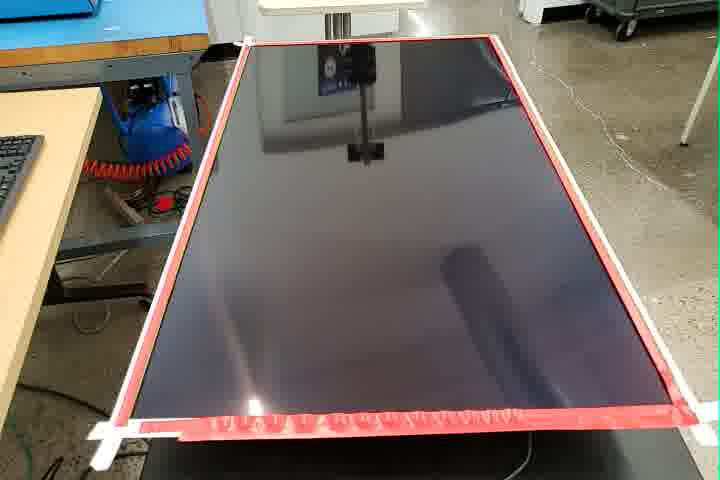
#> input picture images/testing_images/camera1/img026.jpg, 720 x 480 px, given in place of camera2.jpg, which was not available
$ python output_test_points.py
#> lines starting #> are read from the running program, lines starting #| are printed output that depends on the picture; after the words box and inside, x2 and y2 are one past the last pixel; in counts of white or black regions, pixels touching at a corner belong together; pictures that were not available may be replaced by others from this repository, and a replacement may not be noted
### process_image_line_detection.py
import cv2
import time
from process_image_library import *
import globals
import glob
import os
import traceback

# [79 lines left out: function ProcessImages, not called in this run]
            # print("error")

def ProcessTestImages(thread_num=0, index=0, directory="null", camera_num="null"):

    # Load image
    # image = cv2.imread('200_test_with_arm_and_pointer.jpg')
    # image = cv2.imread(f'./images/{directory}/camera{camera_num}.jpg')
#> called with thread_num = 0, index = 0, directory = 'test_top_right/camera2', camera_num = 2
    image = cv2.imread(f'./images/{directory}.jpg')
#> image is the input picture: shape (480, 720, 3); mean B, G, R 100.1, 107.9, 116.9
    cv2.imshow("Original", image)

    # image = cv2.imread('./images/testing_images/{}/img.jpg'.format(name))
    # image = cv2.imread(latest_file)
    image_copy = image.copy()

    ### DELETE EVERYTHING THAT'S NOT RED IN ORIGINAL IMAGE AND CONVERT TO BLACK/WHITE
    only_red_binary = RedMaskAndBinary(image_copy)
    cv2.imshow("Only Red Binary", only_red_binary)

    #### GET AVERAGE LINE ON ALL FOUR SIDES ####
    lines = GetAverageLines(only_red_binary)

    #### CALCULATE INTERSECTIONS OF LINES #####
    intersections = GetIntersections(lines)
    # print("Intersections: ", intersections)

    #### SHOW WHAT COMPUTER SEES ####
    canvas = DrawOnCanvas(intersections, lines)
    cv2.imshow("Computer Vision", canvas)

    ### FIND LARGEST CONTOUR (SHOULD BE TV OUTLINE) USED FOR DETERMINING IF DOTS ARE ON SCREEN OR OFF SCREEN
    contour = GetLargestContour(canvas)
    scaled_contour = ScaleContour(contour, 0.95)
    contour_image = cv2.drawContours(image, [scaled_contour], -1, (255, 0, 0), 2)
    cv2.imshow("Contour", contour_image)

    ### APPROXIMATE CONVEX HULL FROM BROKEN QUADRILATERAL CONTOUR
    # points = np.array([intersections[0][0], intersections[1][0], intersections[2][0], intersections[3][0]])
    # print(points)

    ### DETECT ALL WHITE DOTS IN IMAGE
    all_dots = DotDetector(only_red_binary)

    ### GET ONLY POINTS THAT ARE INSIDE SCREEN CONTOUR (CENTER OF DOTS SPECIFICALLY)
    points_on_screen = GetPointsInsideContour(all_dots, scaled_contour)

    print(len(points_on_screen))

    VisualizePointsOnScreen(points_on_screen, canvas.copy())
    cv2.waitKey(0)
    cv2.destroyAllWindows()

    ### TRANSFORM QUADRILATERAL PLANE TO RECTANGLE (TV) AND USE TRANSFORM ON POINTS
    transformed_point = TransformToRectangle(intersections, points_on_screen)[0]

    ### PERCENTAGE CONVERSION OF TRANSFORMED POINT ###
    x = round((transformed_point[0] / 9) * 100, 2)
    y = round((transformed_point[1] / 16) * 100, 2)

    ### FLIP PERCENTAGE FOR CAMERA 2 BECAUSE OF REVERSED P.0.V
    if camera_num == 2:
        x = 100 - x
        y = 100 - y

    # print(f'Camera{camera_num} coordinates: {y}, {x}\n')

    x = str(x)
    y = str(y)

    globals.points_from_cameras[camera_num-1][0] = y
    globals.points_from_cameras[camera_num-1][1] = x

    print("globals.points_from_cameras[camera_num-1][0]: ", globals.points_from_cameras[camera_num-1][0])
    print("globals.points_from_cameras[camera_num-1][1]: ", globals.points_from_cameras[camera_num-1][1])

    # [12 lines of commented-out code are left out]

# [2 lines that do not run on import are left out]

### process_image_library.py
import cv2
import numpy as np
import math
from skimage.transform import ProjectiveTransform
import matplotlib.pyplot as plt
from scipy.spatial import ConvexHull
import globals

def RedMaskAndBinary(image):
    ### TARGET RED BORDER OF TV ####
    image_copy = image.copy()
    image = cv2.cvtColor(image, cv2.COLOR_BGR2HSV)
#> image: shape (480, 720, 3); mean H, S, V 59.4, 61.3, 122.9

    # lower boundary RED color range values; Hue (0 - 10)
    lower1 = np.array([0, 100, 20])
    upper1 = np.array([5, 255, 255])

    # upper boundary RED color range values; Hue (160 - 180)
    lower2 = np.array([160,100,20])
    upper2 = np.array([179,255,255])

    lower_mask = cv2.inRange(image, lower1, upper1)
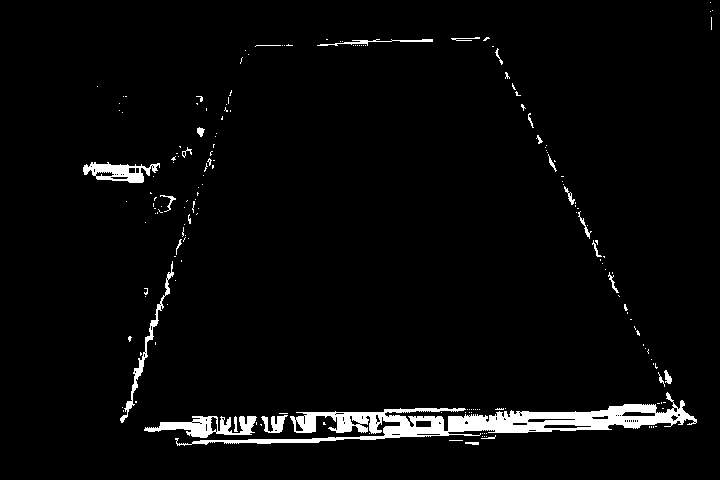
#> lower_mask: shape (480, 720); 3.5% white; 182 white regions (157 under 20 px), largest, box (x1, y1, x2, y2) and area: (175, 392, 697, 446) 7440, (144, 416, 257, 438) 1172, (83, 162, 160, 183) 847
    upper_mask = cv2.inRange(image, lower2, upper2)
#> upper_mask: shape (480, 720); 1.3% white; 121 white regions (76 under 20 px), largest, box (x1, y1, x2, y2) and area: (462, 404, 624, 416) 641, (142, 144, 191, 172) 349, (624, 309, 671, 394) 314

    full_mask = lower_mask + upper_mask
#> full_mask: shape (480, 720); 4.8% white; 95 white regions (81 under 20 px), largest, box (x1, y1, x2, y2) and area: (175, 37, 697, 446) 11827, (144, 416, 257, 438) 1376, (83, 144, 192, 183) 1324

    # Apply mask to image copy to get rid of anything not red
    only_red = cv2.bitwise_and(image_copy, image_copy, mask=full_mask)

    # Grayscale to make line/dot detection easier
    only_red_grayscale = cv2.cvtColor(only_red, cv2.COLOR_BGR2GRAY)

    # Convert grayscale to binary black/white
    only_red_binary = cv2.threshold(only_red_grayscale, 0, 255, cv2.THRESH_BINARY + cv2.THRESH_OTSU)[1]
#> only_red_binary: shape (480, 720); 3.4% white; 177 white regions (161 under 20 px), largest, box (x1, y1, x2, y2) and area: (261, 394, 697, 436) 8526, (144, 416, 257, 438) 1375, (116, 261, 174, 426) 787

    return only_red_binary


def GetLargestContour(image):
    ## DETECT CONTOURS
    contours, hierarchy= cv2.findContours(image, cv2.RETR_LIST, cv2.CHAIN_APPROX_SIMPLE)

    ## FIND LARGEST CONTOUR (SHOULD BE TV OUTLINE)
    sorted_contours= sorted(contours, key=cv2.contourArea, reverse=True)
    largest_contour = sorted_contours[0]
    return largest_contour

def ScaleContour(cnt, scale):
    M = cv2.moments(cnt)
    cx = int(M['m10']/M['m00'])
    cy = int(M['m01']/M['m00'])

    cnt_norm = cnt - [cx, cy]
    cnt_scaled = cnt_norm * scale
    cnt_scaled = cnt_scaled + [cx, cy*0.99]
    cnt_scaled = cnt_scaled.astype(np.int32)

    return cnt_scaled


def DotDetector(image):

    blur = cv2.GaussianBlur(image,(9,9), cv2.BORDER_DEFAULT)
    # cv2.imshow("Blur", blur)

    # retval, threshold = cv2.threshold(blur, 200, 255, cv2.THRESH_BINARY_INV)

    # Create detector with parameters for white dots
    params = cv2.SimpleBlobDetector_Params()

    params.filterByColor = True
    params.blobColor = 255

    # # Filter by Area.
    params.filterByArea = True
    params.minArea = 60
    params.maxArea = 10000

    # # Filter by Circularity
    params.filterByCircularity = True
    params.minCircularity = 0.7

    # # # Filter by Convexity
    params.filterByConvexity = False
    params.minConvexity = 0

    # # Filter by Inertia
    params.filterByInertia = False
    params.minInertiaRatio = 0

    detector = cv2.SimpleBlobDetector_create(params)

    # Detect blobs.
    keypoints = detector.detect(blur)

    blobs = cv2.drawKeypoints(blur, keypoints, image, (0, 0, 255),cv2.DRAW_MATCHES_FLAGS_DRAW_RICH_KEYPOINTS)

    cv2.imshow("Blobs", blobs)

    return keypoints


# [115 lines left out: functions GetPointsInsideContour, GetCornersOfContour, TransformToRectangle, TransformToRectangle_Contour, ShowTransform, VisualizeContourCorners, not called in this run]
    # cv2.imshow('Corners', image)

def VisualizePointsOnScreen(points_on_screen, image):
    for point in points_on_screen:
        image = cv2.circle(image, (point[0], point[1]), radius=5, color=(255, 0, 0), thickness=-1)
    # cv2.imshow("Points on screen", image)


def VisualizeConvexHull(hull, image):
    cv2.drawContours(image, [hull], 0, (255,0,0), 3)
    cv2.imshow("Convex Hull", image)

def intersection(line1, line2):
    """Finds the intersection of two lines given in Hesse normal form.

    Returns closest integer pixel locations.
    See https://stackoverflow.com/a/383527/5087436
    """

    rho1, theta1 = line1[0]
    rho2, theta2 = line2[0]
    A = np.array([
        [np.cos(theta1), np.sin(theta1)],
        [np.cos(theta2), np.sin(theta2)]
    ])
    b = np.array([[rho1], [rho2]])
    x0, y0 = np.linalg.solve(A, b)
    x0, y0 = int(np.round(x0)), int(np.round(y0))
    return [[x0, y0]]

def segmented_intersections(lines):
    """Finds the intersections between groups of lines."""

    intersections = []
    for k, x in enumerate(lines):
        for y in lines[k+1:]:
            intersections.append(intersection(x, y))

    return intersections

def GetAverageLines(image):
    ### GET LINES FROM IMAGE ###
    edges = cv2.Canny(image, 100, 100)
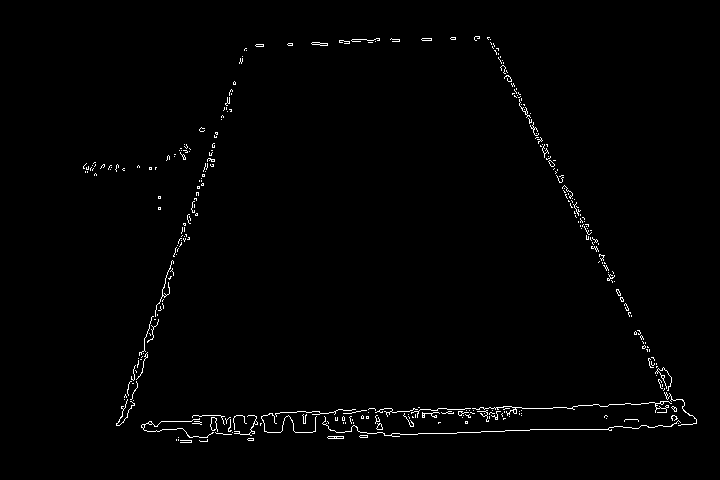
#> edges: shape (480, 720); 1.1% white in thin lines or dots, all inside (x1, y1, x2, y2) = (83, 36, 697, 443)
    # lines = cv2.HoughLines(edges, 1.5, np.pi / 180, 150, None, 0, 0)
    lines = cv2.HoughLines(edges, 1, np.pi / 180, 50, None, 0, 0)
#> lines = 97 rows, first 8: [448, 1.54], [425, 1.54], [-419, 2.67], [247, 0.332], [435, 1.52], [419, 1.55], [439, 1.55], [417, 1.55]

    ### DRAW ALL LINES ON BLACK CANVAS ####
    canvas =  np.zeros((480, 720, 3), dtype=np.uint8)

    for line in lines:
        rho_l, theta_l = line[0]
        a_l = math.cos(theta_l)
        b_l = math.sin(theta_l)
        x0_l = a_l * rho_l
        y0_l = b_l * rho_l
        pt1_l = (int(x0_l + 1000*(-b_l)), int(y0_l + 1000*(a_l)))
        pt2_l = (int(x0_l - 1000*(-b_l)), int(y0_l - 1000*(a_l)))
        cv2.line(canvas, pt1_l, pt2_l, (255,255,255), 1, cv2.LINE_AA)
#> this loop made 97 passes
#> (rho_l, theta_l, a_l, b_l, x0_l, y0_l, pt1_l, pt2_l) on passes 1 to 6: (448, 1.54, 0.0349, 0.999, 15.63, 447.7, (-983, 482), (1015, 412)), (425, 1.54, 0.0349, 0.999, 14.83, 424.7, (-984, 459), (1014, 389)), (-419, 2.67, -0.891, 0.454, 373.3, -190.2, (-80, -1081), (827, 700)), (247, 0.332, 0.946, 0.326, 233.5, 80.42, (-92, 1025), (559, -865)), (435, 1.52, 0.0523, 0.999, 22.77, 434.4, (-975, 486), (1021, 382)), (419, 1.55, 0.0175, 1, 7.31, 418.9, (-992, 436), (1007, 401))
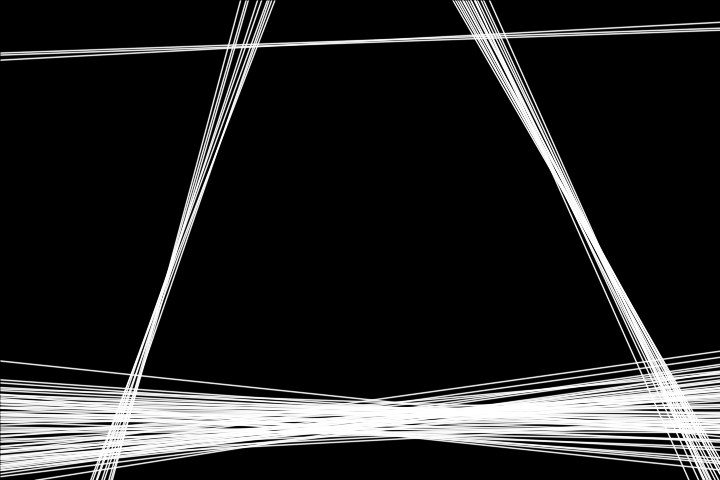
#> canvas: shape (480, 720, 3); min 0, max 255, mean 37.1

    canvas = cv2.cvtColor(canvas, cv2.COLOR_BGR2GRAY)
#> canvas: shape (480, 720)
    cv2.imshow("All lines", canvas)
    # cv2.waitKey(0)

    #### Categorize lines by sides ####
    lineCollections = CategorizeLines(lines)
#> the loop in CategorizeLines, `for line in lines:` made 97 passes
#> after the loop in CategorizeLines, `for line in lines:`: bottom_lines = 68 items, first 6: [[448, 1.54]], [[425, 1.54]], [[435, 1.52]], [[419, 1.55]], [[439, 1.55]], [[417, 1.55]]; left_lines = [[[247, 0.332]], [[244, 0.314]], [[251, 0.349]], [[232, 0.262]], [[238, 0.279]], [[255, 0.349]], [[236, 0.279]], [[256, 0.367]], [[254, 0.332]]]; right_lines = [[[-419, 2.67]], [[-409, 2.65]], [[-426, 2.69]], [[-423, 2.69]], [[-415, 2.67]], [[-436, 2.71]], [[-429, 2.69]], [[-413, 2.65]], [[-430, 2.71]], [[-404, 2.64]], [[-400, 2.64]], [[-402, 2.64]], [[-438, 2.71]], [[-434, 2.72]], [[-392, 2.62]], [[-447, 2.72]], [[-394, 2.62]]]; top_lines = [[[53, 1.54]], [[55, 1.54]], [[60, 1.52]]]
#> lineCollections = 4 items

    #### GET AVERAGE LINE ON ALL FOUR SIDES ####
    final_four_lines = []
    for lineCollection in lineCollections:
        final_four_lines.append(np.mean(lineCollection, axis=0))
#> this loop made 4 passes
#> lineCollection on pass 3: [[[53, 1.54]], [[55, 1.54]], [[60, 1.52]]]
#> after the loop, final_four_lines = [[[245.9, 0.318]], [[-418.3, 2.67]], [[56, 1.53]], [[428.2, 1.54]]]

    ### DRAW AVERAGE LINES ON BLACK CANVAS ####
    canvas =  np.zeros((480, 720, 3), dtype=np.uint8)
#> canvas: shape (480, 720, 3); every value is 0

    for line in final_four_lines:
        rho_l, theta_l = line[0]
        a_l = math.cos(theta_l)
        b_l = math.sin(theta_l)
        x0_l = a_l * rho_l
        y0_l = b_l * rho_l
        pt1_l = (int(x0_l + 1000*(-b_l)), int(y0_l + 1000*(a_l)))
        pt2_l = (int(x0_l - 1000*(-b_l)), int(y0_l - 1000*(a_l)))
        cv2.line(canvas, pt1_l, pt2_l, (255,255,255), 1, cv2.LINE_AA)
#> this loop made 4 passes
#> (rho_l, theta_l, a_l, b_l, x0_l, y0_l, pt1_l, pt2_l) on passes 1 to 2: (245.9, 0.318, 0.95, 0.313, 233.6, 76.89, (-79, 1026), (546, -872)), (-418.3, 2.67, -0.891, 0.453, 372.9, -189.5, (-80, -1080), (825, 701))
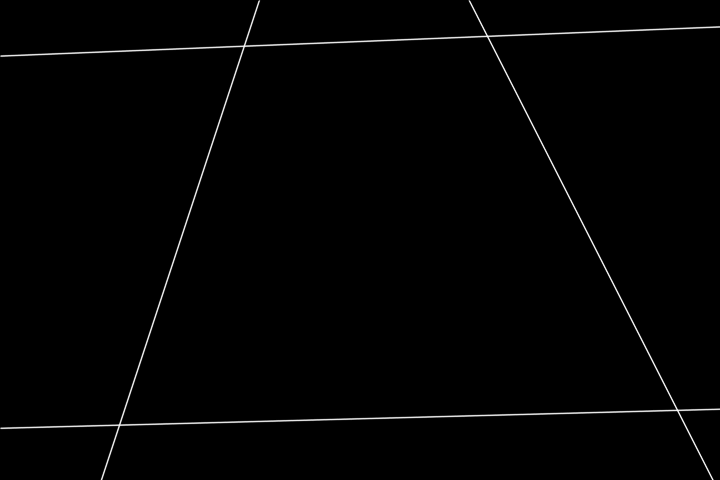
#> canvas: shape (480, 720, 3); min 0, max 254, mean 2.5

    canvas = cv2.cvtColor(canvas, cv2.COLOR_BGR2GRAY)
#> canvas: shape (480, 720)
    cv2.imshow("Final four lines", canvas)
    # cv2.waitKey(0)

    return final_four_lines

def CategorizeLines(lines):
    #### Categorize lines by sides ####
    left_lines = []
    right_lines = []
    top_lines = []
    bottom_lines = []

    for line in lines:
        rho_l, theta_l = line[0]

        if (0 <= theta_l <= 1):
            left_lines.append(line)
        elif (2 <= theta_l <= 3):
            right_lines.append(line)
        elif (rho_l > 300):
            bottom_lines.append(line)
        elif (rho_l < 100):
            top_lines.append(line)

    #### Put line lists into a single array to make the following for loop easier ####
    lineCollections = []
    lineCollections.append(left_lines)
    lineCollections.append(right_lines)
    lineCollections.append(top_lines)
    lineCollections.append(bottom_lines)

    return lineCollections

def GetIntersections(lines):
    #### CALCULATE INTERSECTIONS OF LINES #####
    intersections = segmented_intersections(lines)
#> the loop in segmented_intersections, `for k, x in enumerate(lines):` made 4 passes

    #### REMOVE INTERSECTION POINTS THAT DON'T MATTER
    largest_x_point = intersections[0]
    largest_x_index = 0
    smallest_y_point = intersections[0]
    smallest_y_index = 0
    for k, point in enumerate(intersections):
        if (abs(point[0][0]) > abs(largest_x_point[0][0])):
            largest_x_point = point
            largest_x_index = k
        if (point[0][1] < 0):
            smallest_y_point = point
            smallest_y_index = k
#> this loop made 6 passes
#> point on passes 1 to 6: [[342, -251]], [[244, 46]], [[119, 425]], [[488, 36]], [[678, 410]], [[-26504, 1136]]
        # elif (abs(point[0][1]) < abs(smallest_y_point[0][1])):
        #     smallest_y_point = point
        #     smallest_y_index = k

    intersections.pop(largest_x_index)
    intersections.pop(smallest_y_index)

    return intersections

def DrawOnCanvas(intersections, lines):
    #### BLANK CANVAS TO DRAW RESULTS ON ####
    canvas =  np.zeros((480, 720, 3), dtype=np.uint8)

    ### DRAW INTERSECTION POINTS ONTO CANVAS
    for point in intersections:
        cv2.circle(canvas, point[0], radius=10, color=(0, 255, 255), thickness=-1)
#> this loop made 4 passes
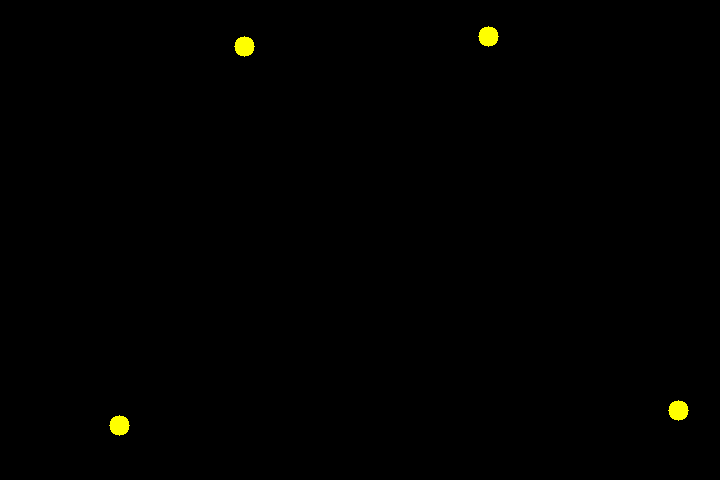
#> canvas: shape (480, 720, 3); mean of channels 0, 1, 2 0, 0.9, 0.9; drawn as B, G, R

    #### DRAW LINES BETWEEN INTERSECTION POINTS #####
    simplified_intersections = [intersections[0][0], intersections[2][0], intersections[3][0], intersections[1][0]]
    simplified_intersections = np.array(simplified_intersections)
    cv2.drawContours(canvas, [simplified_intersections], 0, (255,255,255), 2)
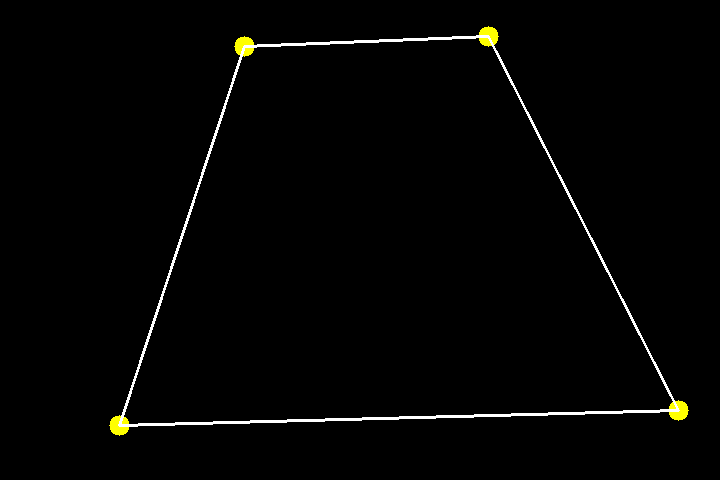
#> canvas: shape (480, 720, 3); 1.32% of pixels changed, all inside (x1, y1, x2, y2) = (118, 35, 680, 427); drawn as B, G, R

    # [10 lines of commented-out code are left out]

    canvas = cv2.cvtColor(canvas, cv2.COLOR_BGR2GRAY)
#> canvas: shape (480, 720)
    return canvas

### output_test_points.py
from process_image_line_detection import ProcessTestImages
import cv2

# [13 lines of commented-out code are left out]
ProcessTestImages(directory='test_top_right/camera2', camera_num=2)
#> in DotDetector, `blur = cv2.GaussianBlur(image,(9,9), cv2.BORDER_DEFAULT)`:
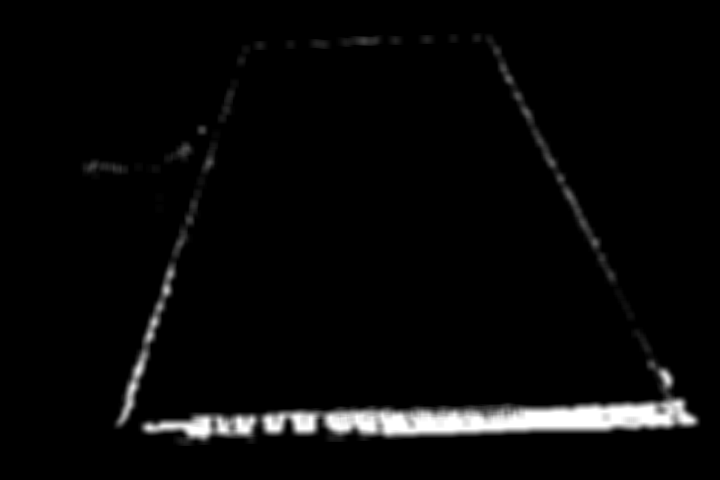
#> blur: shape (480, 720); min 0, max 255, mean 8.8
#> (the run stopped early here; a loop or call above may not have finished)
